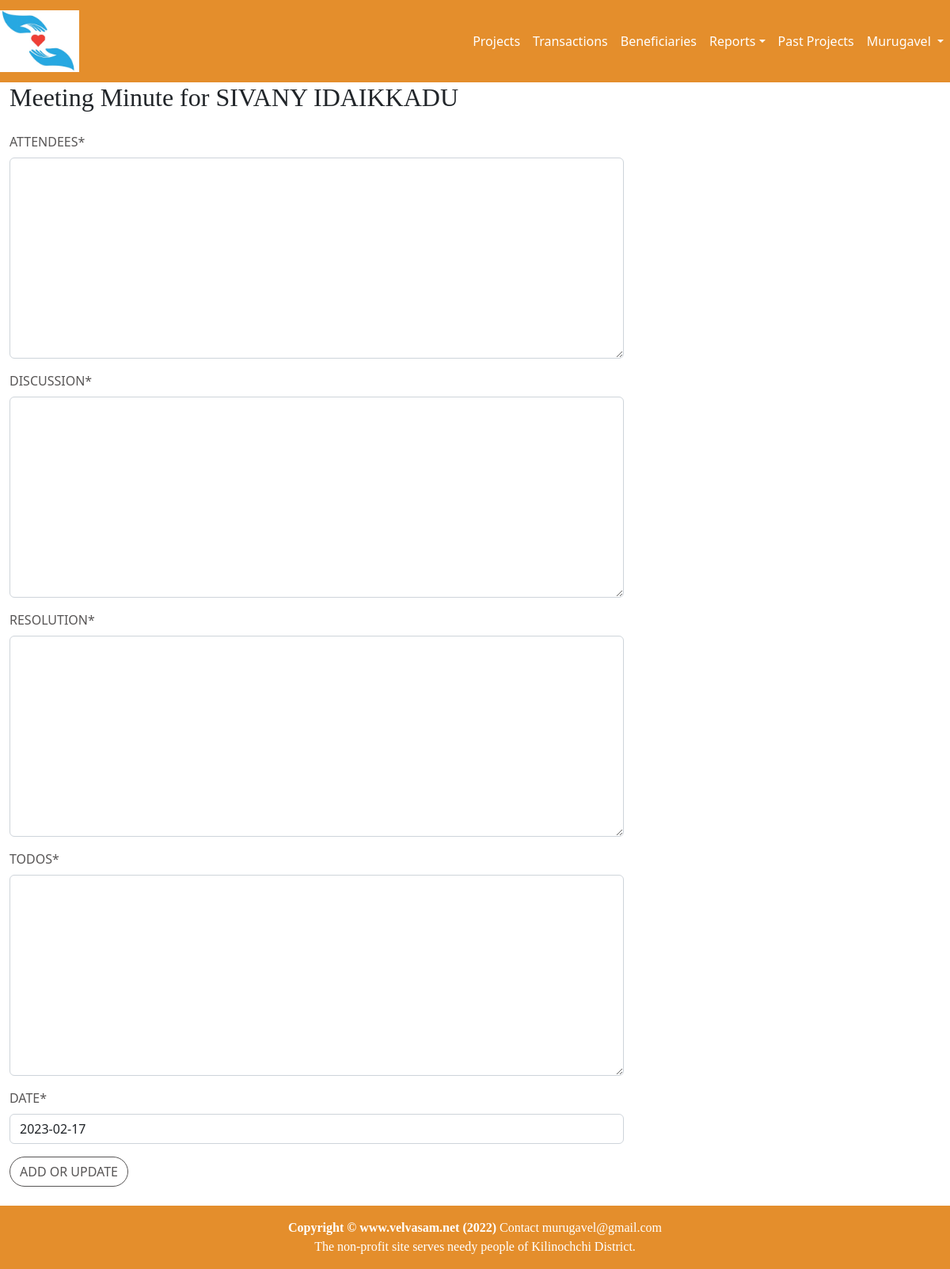
/accounts/minuteAdd9 (signed in), run on an earlier commit of the app's database.
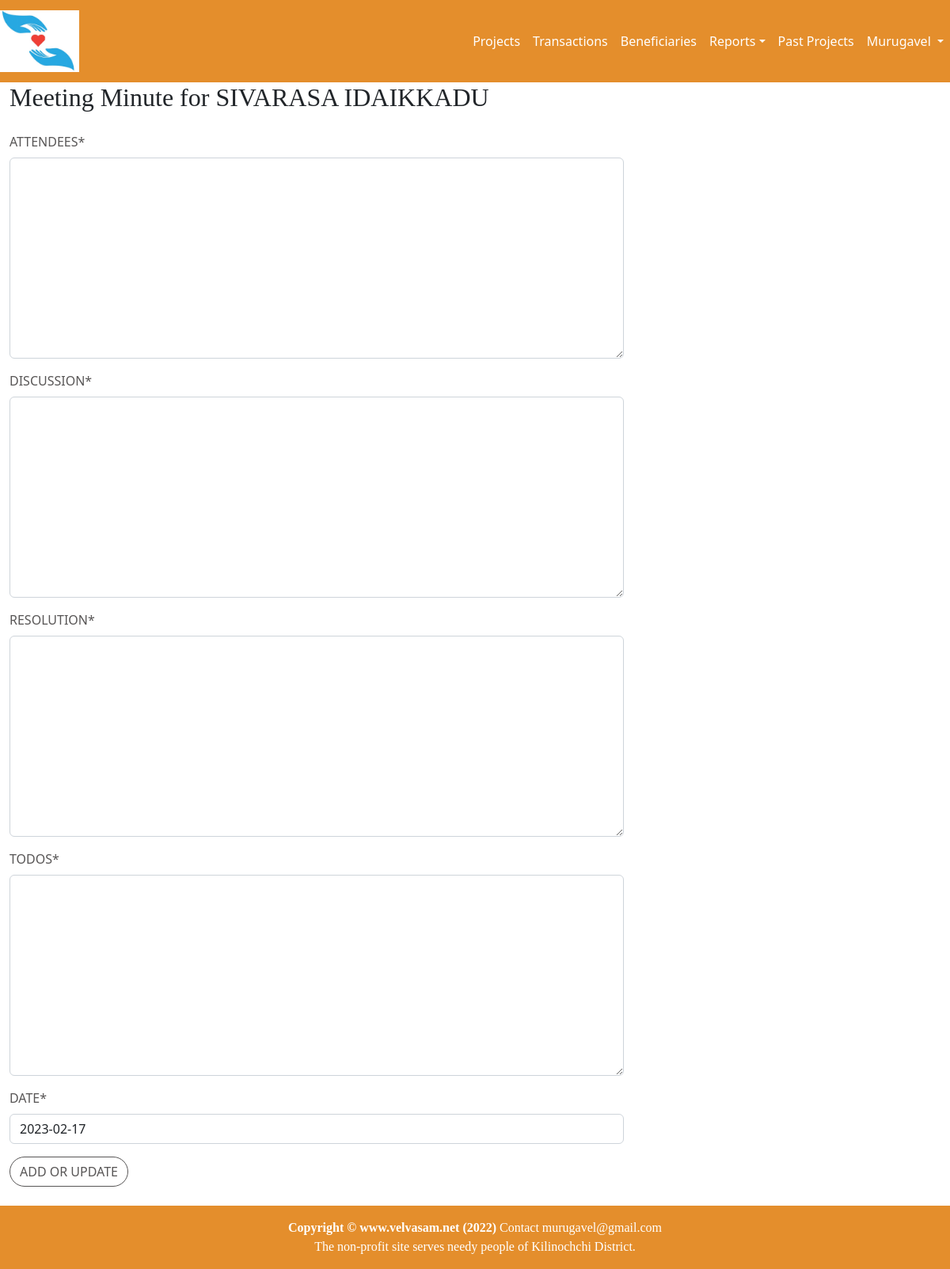
And on a later commit of the database.
### accounts/models.py (models this page shows, shortened)
class Project(models.Model):
    NOT_STARTED = 'NotStarted'
    IN_PROGRESS = 'InProgress'
    COMPLETED   = 'Completed'
    CANCELLED   = 'Cancelled'
    PROJ_STATUS = [
            (NOT_STARTED,'Not Started'),
            (IN_PROGRESS,'In Progress'),
            (COMPLETED,'Completed'),
            (CANCELLED,'Cancelled'),
    ]
    name = models.CharField(max_length=64)
    purpose = models.TextField(max_length=2000, blank=True)
    status = models.CharField(max_length=10,choices=PROJ_STATUS,default=NOT_STARTED)
    startDate = models.DateField(default=timezone.now)
    endDate = models.DateField(null=True, blank=True)
    raisedFund = models.IntegerField(null=True)
    spentFund = models.IntegerField(null=True)
    balance = models.IntegerField(null=True)
    participants = models.IntegerField(null=True,default=0)
    updatedBy = models.ForeignKey(User,on_delete=models.PROTECT)
    updatedOn = models.DateTimeField(default=timezone.now)
    prjType = models.ForeignKey(ProjectType, on_delete=models.PROTECT)

### accounts/views.py (the view, shortened to what this page needs)
# urls.py: re_path(r'minuteAdd(?P<pk>\d+)', minuteAddView, name='minuteAdd'),
@login_required
def minuteAddView(request,pk):
    project = Project.objects.get(id=pk)
    user = User.objects.get(id=request.user.id)
    if request.method == 'GET':
        userRole=getUserRole(user,'Minute')
        form = MinuteForm()
        return render(request = request,template_name = "minute.html",context={"form":form,'project':project,'userRole':userRole})

### accounts/forms.py (shortened to what this page needs)
class MinuteForm(forms.ModelForm):
    widgets = {
            'date': BootstrapDateTimePickerInput(format='%Y-%m-%d'), # specify date-frmat
        }
    class Meta:
        model = Minute
        fields = ('attendees','discussion','resolution','todos','date')

### accounts/views.py (called while the page is built)
def getUserRole(user,table):
    userRole='NONE'
    if user.has_perm('accounts.add_'+table):
        userRole='EDIT'
    elif user.has_perm('accounts.view_'+table):
        userRole='VIEW'
    print('table :'+table+' '+userRole)
    return userRole

### accounts/templates/minute.html (shortened to what this page needs)
{% extends 'home/base.html' %}
{% block content %}
{% load static %}
{% load crispy_forms_tags %}
<div class="container-fluid">
    <div class="row no-gutter">
        <div class="col-md-6 col-lg-8">
        <h2 class="login-heading mb-4">Meeting Minute for {{project.name}}</h2>
            <form method="post">
                {{ form | crispy}}
                <div>
                    <button type="submit" class="btn btn-dark btn-md">Add or Update</button>
                </div>
            </form>
        </div>
    </div>
</div>
{% include 'home/footer.html' %}
{% endblock %}

What changed in the data, as far as the page shows it:
changed Project: name "SIVANY IDAIKKADU" → "SIVARASA IDAIKKADU"
